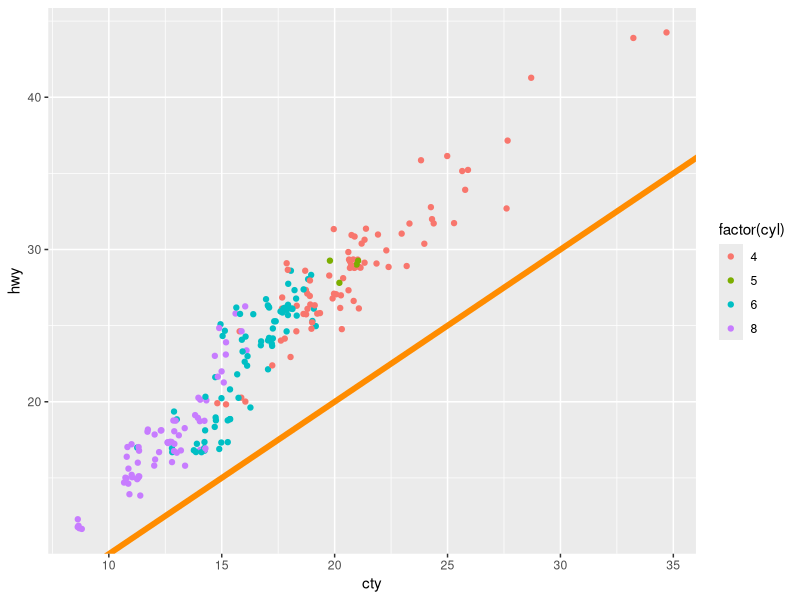

The R source for this figure:
library(ggplot2)
base <- ggplot(mpg, aes(cty, hwy, color = factor(cyl))) +
  #factor specify the category of data set( mane koy category er data ache ta define kore day)
  geom_jitter() + 
  geom_abline(colour = "darkorange", linewidth = 2)
#This line adds a straight line to the plot using the geom_abline() function. By default, this line will 
#have a slope of 1 and an intercept of 0, creating a 45-degree diagonal reference line.

base
